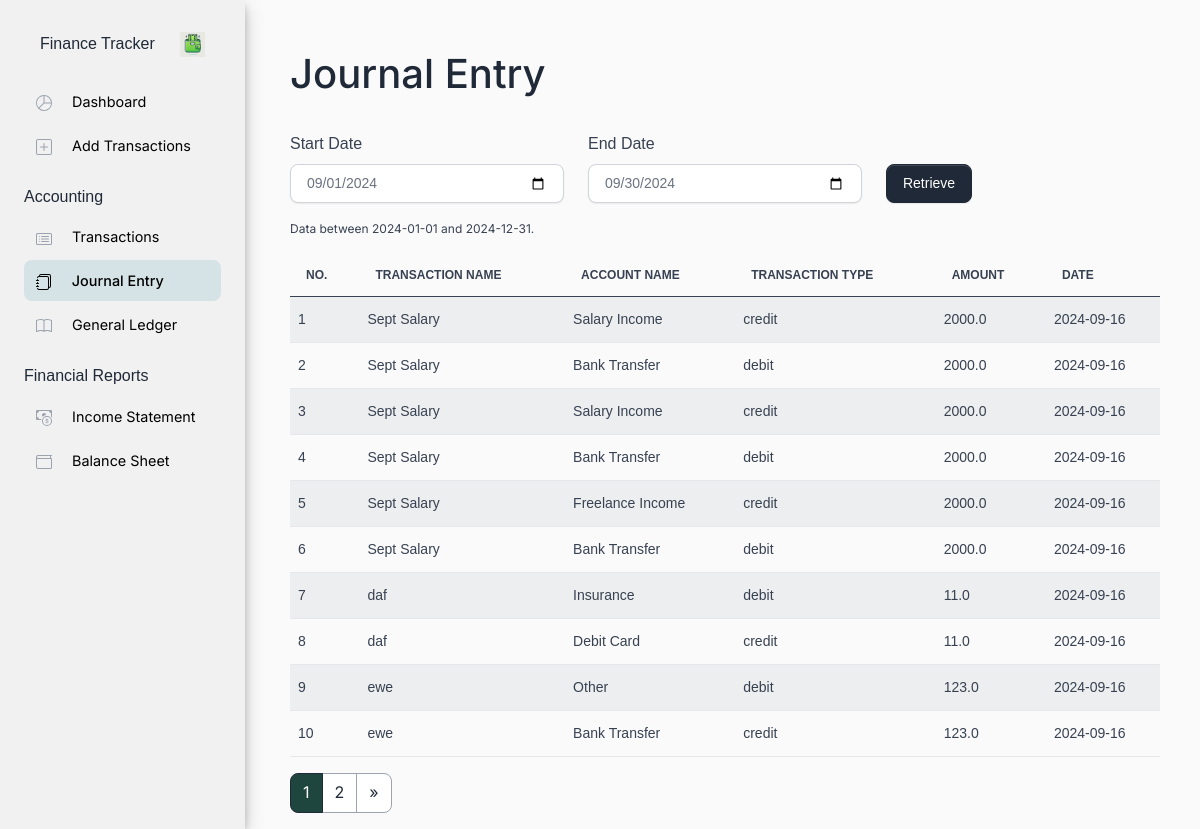
Page /journal on the committed database.
### apps/models/journal_entries.py (models this page shows, shortened)
class JournalEntry(db.Model):
    __tablename__ = 'journal_entries'
    entry_id = db.Column(db.Integer, primary_key=True, autoincrement=True)
    transaction_id = db.Column(db.Integer, db.ForeignKey('transactions.transaction_id'), nullable=False)
    account_id = db.Column(db.Integer, db.ForeignKey('accounts.id'), nullable=False)
    transaction_type = db.Column(db.String, nullable=False)
    amount = db.Column(db.Float, nullable=False)
    date = db.Column(db.Date, nullable=False)
    __table_args__ = (
        db.CheckConstraint("transaction_type IN ('debit', 'credit')", name='transaction_type_check'),
    )
    transaction = db.relationship('Transactions', backref=db.backref('journal_entries', lazy=True))
    account = db.relationship('Accounts', backref=db.backref('journal_entries', lazy=True))

### apps/models/transactions.py (models this page shows, shortened)
class Transactions(db.Model):
    __tablename__ = 'transactions'
    transaction_id = db.Column(db.Integer, primary_key=True, autoincrement=True)
    transaction_name = db.Column(db.String, nullable=False)
    account_id = db.Column(db.Integer, db.ForeignKey('accounts.id'), nullable=False)
    description = db.Column(db.String)
    amount = db.Column(db.Float, nullable=False)
    payment_type = db.Column(db.String, nullable=False)
    date = db.Column(db.Date, nullable=False)
    __table_args__ = (
        db.CheckConstraint("payment_type IN ('Cash', 'Credit Card', 'Debit Card', 'Bank Transfer')", name='payment_type_check'),
    )
    account = db.relationship('Accounts', backref=db.backref('transactions', lazy=True))

### apps/models/accounts.py (models this page shows, shortened)
class Accounts(db.Model):
    __tablename__ = 'accounts'
    id = db.Column(db.Integer, primary_key=True, autoincrement=True)
    account_name = db.Column(db.String, nullable=False)
    account_type = db.Column(db.String, nullable=False)
    __table_args__ = (
        db.CheckConstraint("account_type IN ('Income', 'Expense', 'Asset', 'Liability', 'Equity')", name='account_type_check'),
    )

### apps/blueprints/home/routes.py (the view)
@blueprint.route('/journal', methods=['GET'])
def journal():
    page = int(request.args.get('page', 1))  # Default to page 1
    per_page = int(request.args.get('per_page', 10))  # Default to 10 items per page
    start_date = request.args.get('start_date', '2024-01-01')
    end_date = request.args.get('end_date', '2024-12-31')
    data, total_count = get_journal_entries(start_date, end_date, page, per_page)
    total_pages = (total_count + per_page - 1) // per_page
    return render_template(
        'home/pages/journal_entries.html',
        journal_entries=data,
        page_name="journal_entries",
        page_no = page,
        total_pages=total_pages,
        per_page=per_page,
        start_date=start_date,
        end_date=end_date)

### apps/repositories/journal_entries.py (called while the page is built)
def get_journal_entries(start_date, end_date, page, per_page):
    offset = (page - 1) * per_page
    result = db.session.query(
        JournalEntry.entry_id,
        Transactions.transaction_name,
        Accounts.account_name,
        JournalEntry.transaction_type,
        JournalEntry.amount,
        JournalEntry.date
    ).join(Transactions, JournalEntry.transaction_id == Transactions.transaction_id) \
    .join(Accounts, JournalEntry.account_id == Accounts.id) \
    .filter(JournalEntry.date.between(start_date, end_date)) \
    .offset(offset) \
    .limit(per_page) \
    .all()
    total_count = db.session.query(JournalEntry).filter(JournalEntry.date.between(start_date, end_date)).count()
    return result, total_count

### apps/templates/home/pages/journal_entries.html (shortened to what this page needs)
{% extends "layouts/base.html" %}
{% block content %}
<div class="container mt-5">
    <h1 class="mb-4">Journal Entry</h1>
    <form action="/journal" method="GET">
        <div class="row mb-3 d-flex align-items-end">
            <div class="col-md-4 mt-2">
                <label for="startDate" class="form-label">Start Date</label>
                <input type="date" class="form-control" id="startDate" name="start_date" value="2024-09-01">
            </div>
            <div class="col-md-4 mt-2">
                <label for="endDate" class="form-label">End Date</label>
                <input type="date" class="form-control" id="endDate" name="end_date" value="2024-09-30">
            </div>
            <div class="col-md-4 d-flex mt-2">
                <button type="submit" class="btn btn-primary">Retrieve</button>
            </div>
        </div>
    </form>
    <div class="table-responsive">
        <p style="font-size: 12px;">Data between {{ start_date }} and {{ end_date }}.</p>
        <table class="table table-striped table-hover">
            <thead>
                <tr>
                    <th>No.</th>
                    <th>Transaction Name</th>
                    <th>Account Name</th>
                    <th>Transaction Type</th>
                    <th>Amount</th>
                    <th>Date</th>
                </tr>
            </thead>
            <tbody>
                {% for data in journal_entries %}
                <tr>
                    <td>{{ data.entry_id }}</td>
                    <td>{{ data.transaction_name }}</td>
                    <td>{{ data.account_name }}</td>
                    <td>{{ data.transaction_type }}</td>
                    <td>{{ data.amount }}</td>
                    <td>{{ data.date }}</td>
                </tr>
                {% endfor %}
            </tbody>
        </table>
    </div>
    {% if total_pages > 1 %}
    <nav aria-label="Page navigation">
        <ul class="pagination">
            {% for p in range(1, total_pages + 1) %}
            <li class="page-item {% if p == page_no %}active{% endif %}">
                <a class="page-link"
                    href="{{ url_for('home_blueprint.journal', page=p, per_page=per_page, start_date=start_date, end_date=end_date) }}">{{
                    p }}</a>
            </li>
            {% endfor %}
            {% if page_no < total_pages %} <li class="page-item">
                <a class="page-link"
                    href="{{ url_for('home_blueprint.journal', page=page_no+1, per_page=per_page, start_date=start_date, end_date=end_date) }}"
                    aria-label="Next">
                    <span aria-hidden="true">&raquo;</span>
                </a>
                </li>
                {% endif %}
        </ul>
    </nav>
    {% endif %}
</div>
{% endblock content %}

### apps/templates/layouts/base.html (shortened to what this page needs)
<!DOCTYPE html>
<html lang="en">
<head>
<link href="https://cdn.jsdelivr.net/npm/bootstrap@5.3.0/dist/css/bootstrap.min.css" rel="stylesheet">
<link href="https://cdnjs.cloudflare.com/ajax/libs/bootstrap-icons/1.10.0/font/bootstrap-icons.min.css" rel="stylesheet">
<link type="text/css" href="{{ config.ASSETS_ROOT }}/css/main.css" rel="stylesheet">
<link type="text/css" href="{{ config.ASSETS_ROOT }}/css/base.css" rel="stylesheet">
</head>
<body style="background-color: #fafafa;">
    {% include 'includes/sidebar.html' %}
    <main class="content">
      {% block content %}
      {% endblock content %}
    </main>
</body>
</html>

### apps/templates/includes/sidebar.html (shortened to what this page needs)
<nav id="sidebarMenu" class="sidebar collapse collapse-horizontal d-lg-block bg-green-100 text-gray-800 mt-0 rounded shadow-uniform" data-simplebar >
  <div class="sidebar col-8 px-4 pt-3">
    <div class="d-flex justify-content-between fw-bold mb-2 p-3">
      <div class="text-center">Finance Tracker</div>
      <img src="{{ config.ASSETS_ROOT }}/img/logo.webp" height="25" width="25" alt="Volt Logo">
    </div>
    <ul class="nav flex-column pt-3 pt-md-0">
      <li class="nav-item {% if page_name == 'dashboard' %} active {% endif %}">
        <a href="{{ url_for('home_blueprint.index')}}" class="nav-link">
          <span class="sidebar-icon">
            <svg xmlns="http://www.w3.org/2000/svg" width="16" height="16" fill="currentColor"
              class="bi bi-pie-chart me-2" viewBox="0 0 16 16">
              <path
                d="M7.5 1.018a7 7 0 0 0-4.79 11.566L7.5 7.793zm1 0V7.5h6.482A7 7 0 0 0 8.5 1.018M14.982 8.5H8.207l-4.79 4.79A7 7 0 0 0 14.982 8.5M0 8a8 8 0 1 1 16 0A8 8 0 0 1 0 8" />
            </svg>
          </span>
          <span class="sidebar-text">Dashboard</span>
        </a>
      </li>
      <li class="nav-item {% if page_name == 'add_transactions' %} active {% endif %}">
        <a href="{{ url_for('home_blueprint.add')}}" class="nav-link">
          <span class="sidebar-icon">
          </span>
          <span class="sidebar-text">Add Transactions</span>
        </a>
      </li>
      <div class="d-flex justify-content-between font-smaller mt-3 mb-2">
        Accounting
      </div>
      <li class="nav-item {% if page_name == 'transactions' %} active {% endif %}">
        <a href="{{ url_for('home_blueprint.transactions')}}" class="nav-link">
          <span class="sidebar-icon">
          </span>
          <span class="sidebar-text">Transactions</span>
        </a>
      </li>
      <li class="nav-item {% if page_name == 'journal_entries'%} active {% endif %}">
        <a href="{{ url_for('home_blueprint.journal')}}" class="nav-link">
          <span class="sidebar-icon">
          </span>
          <span class="sidebar-text">Journal Entry</span>
        </a>
      </li>
      <li class="nav-item {% if page_name == 'general_ledger'%} active {% endif %}">
        <a href="{{ url_for('home_blueprint.ledger')}}" class="nav-link">
          <span class="sidebar-icon">
          </span>
          <span class="sidebar-text">General Ledger</span>
        </a>
      </li>
      <div class="d-flex justify-content-between font-smaller mt-3 mb-2">
        Financial Reports
      </div>
      <li class="nav-item {% if page_name == 'income_statement'%} active {% endif %}">
        <a href="{{ url_for('home_blueprint.statement')}}" class="nav-link">
          <span class="sidebar-icon">
          </span>
          <span class="sidebar-text">Income Statement</span>
        </a>
      </li>
      <li class="nav-item {% if page_name == 'balance_sheet'%} active {% endif %}">
        <a href="{{ url_for('home_blueprint.sheet')}}" class="nav-link">
          <span class="sidebar-icon">
          </span>
          <span class="sidebar-text">Balance Sheet</span>
        </a>
      </li>
    </ul>
  </div>
</nav>

### apps/static/assets/css/base.css (style rules this page uses)
.shadow-uniform { box-shadow: 0 4px 8px 0 rgba(0, 0, 0, 0.2), 0 6px 20px 0 rgba(0, 0, 0, 0.19); }
.pagination .page-item.active .page-link { background-color: #1e453e; color: white; }
body { font-family: Arial, sans-serif; margin: 0; padding: 0; }
.sidebar { width: 250px; height: 100%; position: fixed; top: 0; left: 0; background-color: #f1f1f1; padding-top: 20px; transition: 0.3s; }
.sidebar ul { list-style-type: none; padding: 0; }
.sidebar ul li a { display: block; color: #000; padding: 16px; text-decoration: none; }
.collapse-horizontal { transition: width 0.35s ease; }

### rows in the picture
JournalEntry: entry_id "1", transaction_name "Sept Salary", account_name "Salary Income", transaction_type "credit", amount "2000.0", date "2024-09-16"
JournalEntry: entry_id "2", transaction_name "Sept Salary", account_name "Bank Transfer", transaction_type "debit", amount "2000.0", date "2024-09-16"
JournalEntry: entry_id "3", transaction_name "Sept Salary", account_name "Salary Income", transaction_type "credit", amount "2000.0", date "2024-09-16"
JournalEntry: entry_id "4", transaction_name "Sept Salary", account_name "Bank Transfer", transaction_type "debit", amount "2000.0", date "2024-09-16"
JournalEntry: entry_id "5", transaction_name "Sept Salary", account_name "Freelance Income", transaction_type "credit", amount "2000.0", date "2024-09-16"
JournalEntry: entry_id "6", transaction_name "Sept Salary", account_name "Bank Transfer", transaction_type "debit", amount "2000.0", date "2024-09-16"
JournalEntry: entry_id "7", transaction_name "daf", account_name "Insurance", transaction_type "debit", amount "11.0", date "2024-09-16"
JournalEntry: entry_id "8", transaction_name "daf", account_name "Debit Card", transaction_type "credit", amount "11.0", date "2024-09-16"
JournalEntry: entry_id "9", transaction_name "ewe", account_name "Other", transaction_type "debit", amount "123.0", date "2024-09-16"
JournalEntry: entry_id "10", transaction_name "ewe", account_name "Bank Transfer", transaction_type "credit", amount "123.0", date "2024-09-16"

### other values in the picture
{{ start_date }} "2024-01-01"
{{ end_date }} "2024-12-31"
{{ p }} "1" "2"
